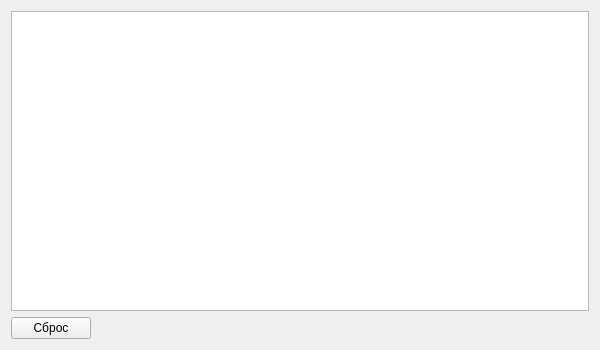
<?xml version="1.0" encoding="UTF-8"?>
<ui version="4.0">
 <class>Form</class>
 <widget class="QWidget" name="Form">
  <property name="geometry">
   <rect>
    <x>0</x>
    <y>0</y>
    <width>600</width>
    <height>350</height>
   </rect>
  </property>
  <property name="sizePolicy">
   <sizepolicy hsizetype="Fixed" vsizetype="Fixed">
    <horstretch>0</horstretch>
    <verstretch>0</verstretch>
   </sizepolicy>
  </property>
  <property name="windowTitle">
   <string>Достижения</string>
  </property>
  <layout class="QHBoxLayout" name="horizontalLayout_2">
   <item>
    <layout class="QVBoxLayout" name="verticalLayout">
     <item>
      <widget class="QTableWidget" name="tableWidget">
       <property name="editTriggers">
        <set>QAbstractItemView::NoEditTriggers</set>
       </property>
       <property name="selectionMode">
        <enum>QAbstractItemView::SingleSelection</enum>
       </property>
       <property name="selectionBehavior">
        <enum>QAbstractItemView::SelectRows</enum>
       </property>
      </widget>
     </item>
     <item>
      <layout class="QHBoxLayout" name="horizontalLayout">
       <item>
        <widget class="QPushButton" name="resetButton">
         <property name="text">
          <string>Сброс</string>
         </property>
        </widget>
       </item>
       <item>
        <spacer name="horizontalSpacer">
         <property name="orientation">
          <enum>Qt::Horizontal</enum>
         </property>
         <property name="sizeHint" stdset="0">
          <size>
           <width>40</width>
           <height>20</height>
          </size>
         </property>
        </spacer>
       </item>
      </layout>
     </item>
    </layout>
   </item>
  </layout>
 </widget>
 <resources/>
 <connections/>
</ui>
